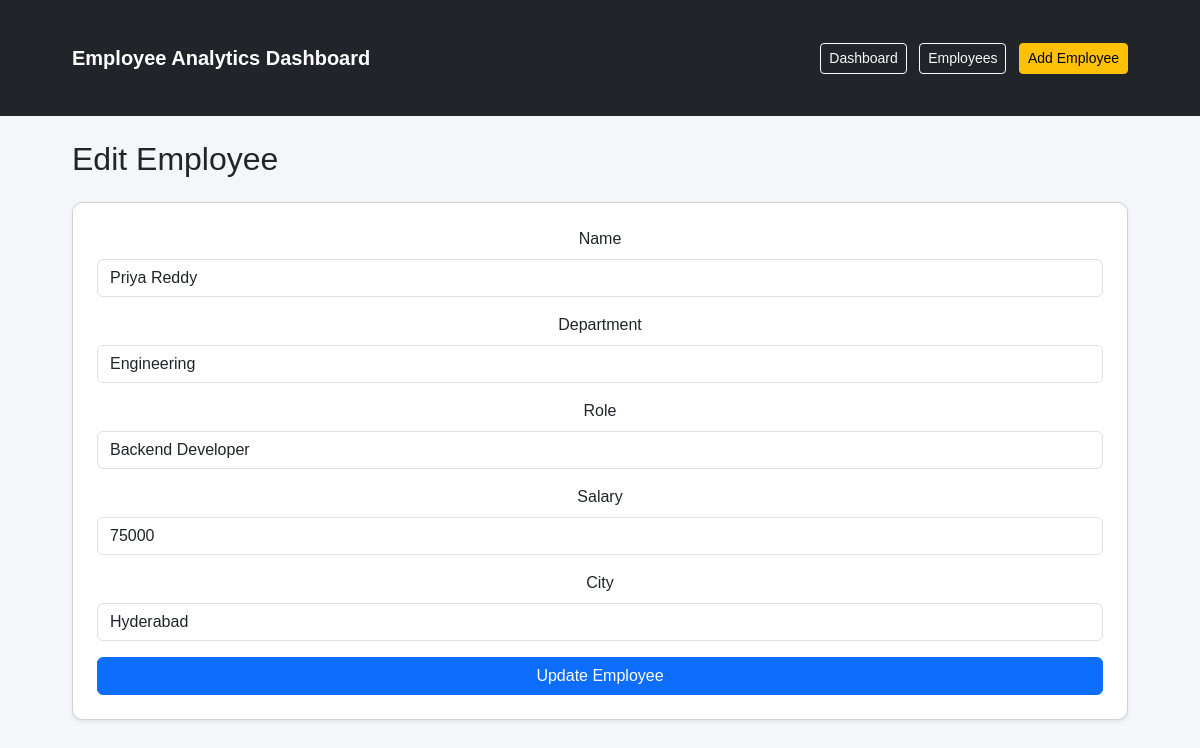
The app's page /edit-employee/2 (signed in) with its own data.
### tables this page shows
CREATE TABLE employees (
    id INTEGER PRIMARY KEY AUTOINCREMENT,
    name TEXT NOT NULL,
    department TEXT NOT NULL,
    role TEXT NOT NULL,
    salary INTEGER NOT NULL,
    city TEXT NOT NULL
);

### app.py (the view)
    def wrapper(*args, **kwargs):
        if "user_id" not in session:
            return redirect(url_for("login"))
        return func(*args, **kwargs)

### app.py (called while the page is built, shortened)
def get_db_connection():
    conn = sqlite3.connect("database.db")
    conn.row_factory = sqlite3.Row
    return conn

def login_required(func):
    def wrapper(*args, **kwargs):
        if "user_id" not in session:
            return redirect(url_for("login"))
        return func(*args, **kwargs)
    wrapper.__name__ = func.__name__
    return wrapper

@app.route("/edit-employee/<int:id>", methods=["GET", "POST"])
@login_required
def edit_employee(id):
    conn = get_db_connection()
    employee = conn.execute("SELECT * FROM employees WHERE id=?", (id,)).fetchone()
    conn.close()
    return render_template("edit_employee.html", employee=employee)

### templates/edit_employee.html
{% extends "base.html" %}
{% block content %}
<h2 class="mb-4">Edit Employee</h2>
<form method="POST" class="card p-4 shadow-sm">
    <div class="mb-3">
        <label class="form-label">Name</label>
        <input type="text" name="name" class="form-control" value="{{ employee.name }}" required>
    </div>
    <div class="mb-3">
        <label class="form-label">Department</label>
        <input type="text" name="department" class="form-control" value="{{ employee.department }}" required>
    </div>
    <div class="mb-3">
        <label class="form-label">Role</label>
        <input type="text" name="role" class="form-control" value="{{ employee.role }}" required>
    </div>
    <div class="mb-3">
        <label class="form-label">Salary</label>
        <input type="number" name="salary" class="form-control" value="{{ employee.salary }}" required>
    </div>
    <div class="mb-3">
        <label class="form-label">City</label>
        <input type="text" name="city" class="form-control" value="{{ employee.city }}" required>
    </div>
    <button type="submit" class="btn btn-primary">Update Employee</button>
</form>
{% endblock %}

### static/style.css (style rules this page uses)
body { font-family: Arial; margin: 0; background: #f4f6f9; }
.card { background: white; padding: 20px; border-radius: 10px; text-align: center; box-shadow: 0 2px 8px rgba(0,0,0,0.1); }

### records on screen
employees: name "Priya Reddy", department "Engineering", role "Backend Developer", salary "75000", city "Hyderabad"
